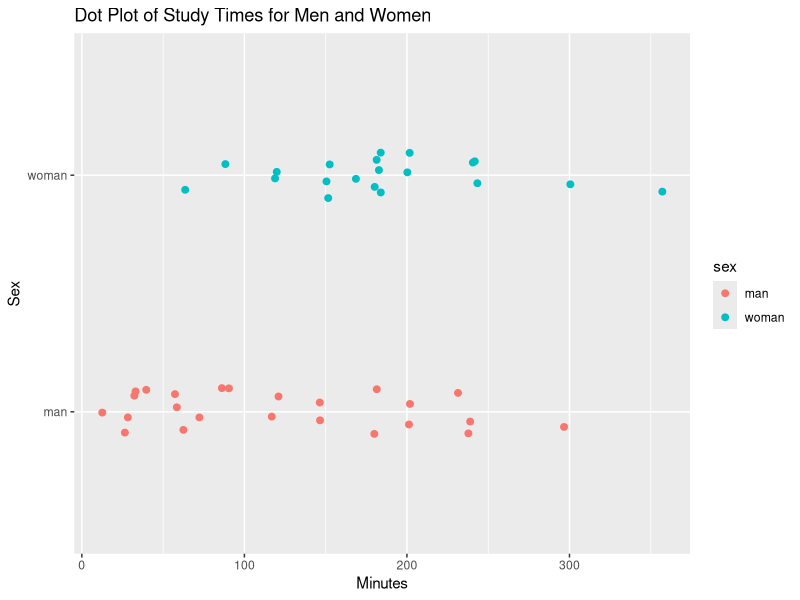
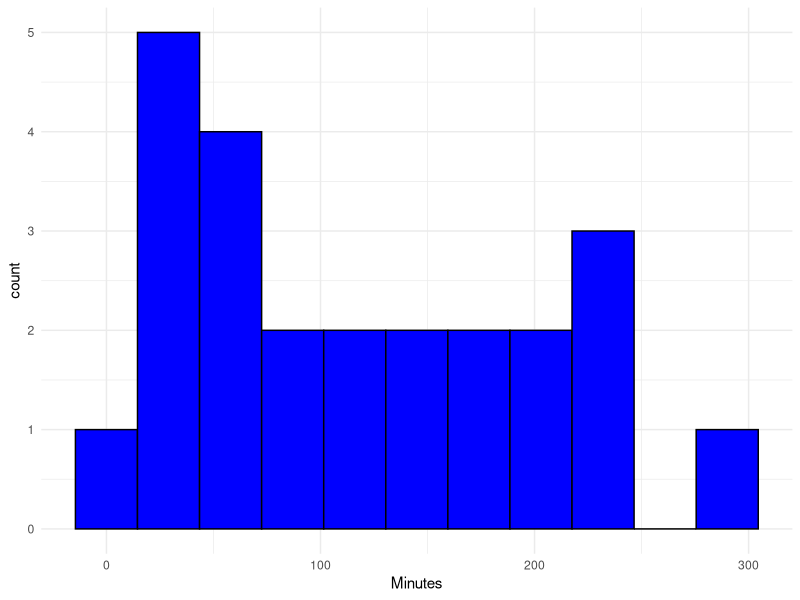
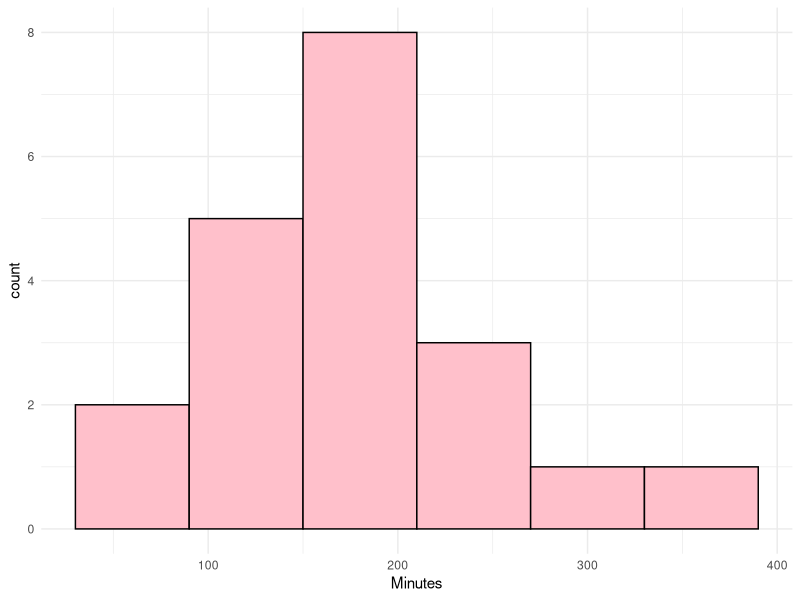
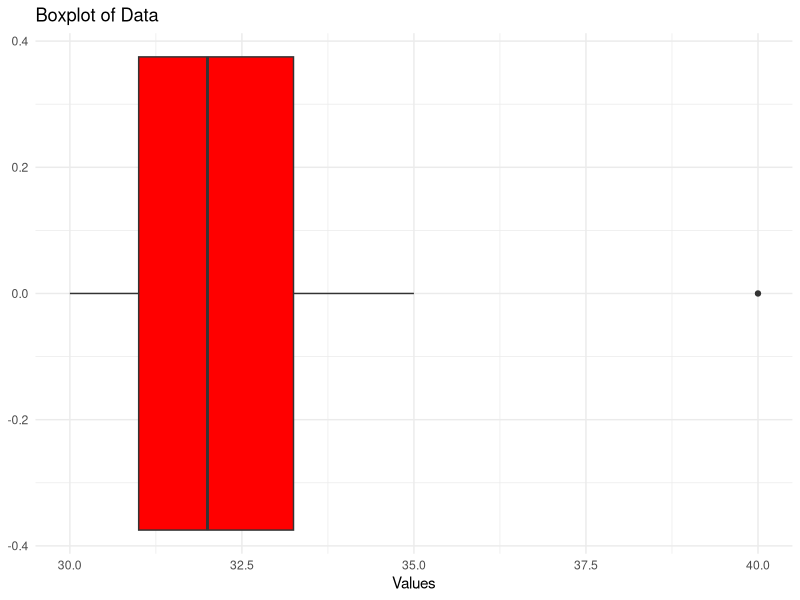
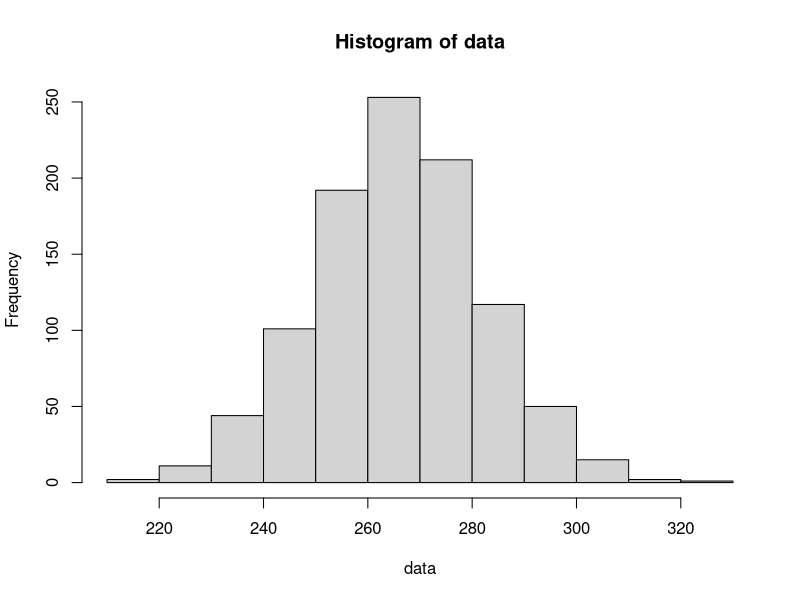

These figures' R source, in order:
# Load the data
data <- data.frame(
  State = c("Florida", "Alabama", "California"),
  Zip_Code = c(32116, 35236, 94565),
  Family_Size = c(6, 5, 1),
  Annual_Income = c(13500, 800, 23000)
)

# Print the data
data

# Study times for men and women

men <- c(10, 30, 30, 30, 30, 40, 60, 60, 60, 70,
         90, 90, 120, 120, 150, 150, 180, 180, 200,
         200, 230, 240, 240, 300)

women <- c(60, 90, 120, 120, 150, 150, 150, 170, 180, 180,
           180, 180, 180, 200, 200, 240, 240, 240, 300, 360)

# Dot Plot
library(ggplot2)

df_men <- data.frame(study.time = men,
                     sex = "man")

df_women <- data.frame(study.time = women,
                       sex = "woman")

data_combined <- rbind(df_men, df_women)

# Dot plot visualization
ggplot(data_combined, aes(x = study.time, y = sex, color = sex)) +
  geom_point(position = position_jitter(height = 0.1), size = 2) +
  labs(title = "Dot Plot of Study Times for Men and Women", x = "Minutes", y = "Sex")

# 5 Stat Summary
library(dplyr)

data_combined %>%
    group_by(sex) %>%
    summarize(n = n(),
              mean = mean(study.time),
              min = min(study.time),
              q1 = quantile(study.time,.25),
              q2 = quantile(study.time,.50),
              q3 = quantile(study.time,.75),
              max = max(study.time))

# Histogram Width 
men.iqr <- 185-55
women.iqr <- 210-150

men.width <- ceiling( (2*men.iqr)/24 )
women.width <- ceiling( (2*women.iqr)/20 )

# Histogram Men
data_combined %>%
    filter(sex == "man") %>%
    ggplot(aes(study.time)) + 
    geom_histogram(bins = men.width,color="black",fill='blue') +
    labs(x="Minutes","Histogram of Men's Study Time") +
    theme_minimal()

# Histogram Men
data_combined %>%
    filter(sex == "woman") %>%
    ggplot(aes(study.time)) + 
    geom_histogram(bins = women.width,color="black",fill='pink') +
    labs(x="Minutes","Histogram of Women's Study Time") +
    theme_minimal()

# Data
data <- c(32, 31, 30, 33, 34, 32, 35, 40, 32, 30, 32, 31)
mean(data)

# Summary statistics
summary(data)
iqr <- IQR(data)

# Boxplot
df <- data.frame(values=data)
ggplot(df,aes(x=values)) +
geom_boxplot(fill='red') +
labs(title ="Boxplot of Data",x="Values") +
theme_minimal()

# Print IQR
cat("Interquartile Range (IQR):", iqr)

# Create table
hair_data <- matrix(c(26, 24, 10, 3, 20, 35, 12, 9), ncol = 4, byrow = TRUE)
colnames(hair_data) <- c("Brown", "Blond", "Black", "Ginger")
rownames(hair_data) <- c("Male", "Female")

hair_table <- as.table(hair_data)
print(hair_table)

# Marginal distributions
margin.table(hair_table, 1) # Gender
margin.table(hair_table, 2) # Hair color

# Conditional distribution for gender
prop.table(hair_table, 1)

# Conditional distribution for hair color
prop.table(hair_table, 2)





# Given data
mean <- 266
sd <- 16





data <- rnorm(1000,mean,sd)
hist(data)

# (a) Sketch omitted (use theory)
# (b) P(gestation < 36 weeks)
p_36 <- pnorm(36 * 7, mean, sd)

# (c) P(gestation > 39 weeks)
p_39 <- 1 - pnorm(39 * 7, mean, sd)

# (d) P(245 <= gestation <= 270)
p_range <- pnorm(270, mean, sd) - pnorm(245, mean, sd)

# (e) Top 5% of gestations
top_5 <- qnorm(0.95, mean, sd)

cat("P(<36 weeks):", p_36, "\n")
cat("P(>39 weeks):", p_39, "\n")
cat("P(245-270):", p_range, "\n")
cat("Top 5% gestation threshold:", top_5)


